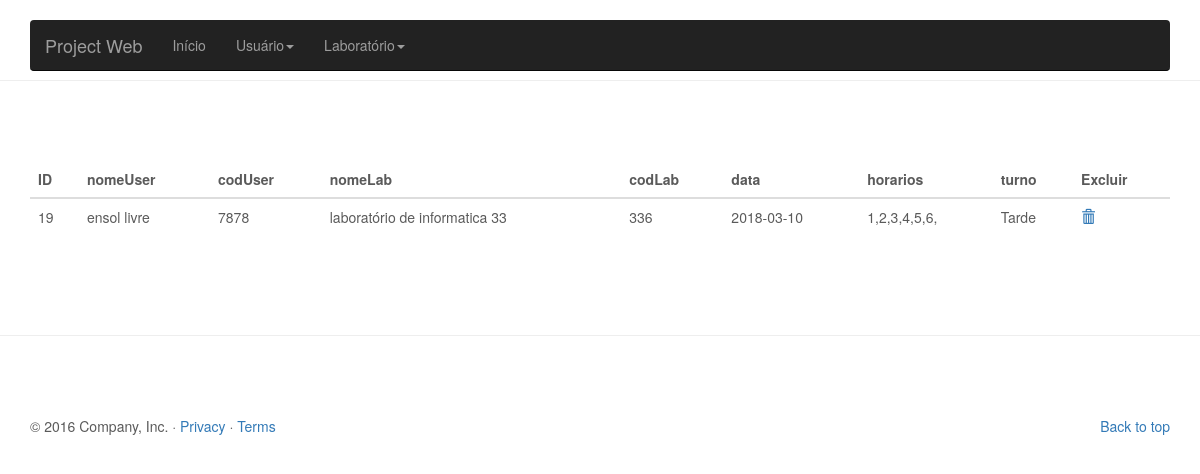
Page /lab/view/listarRes.php on the earlier database version.
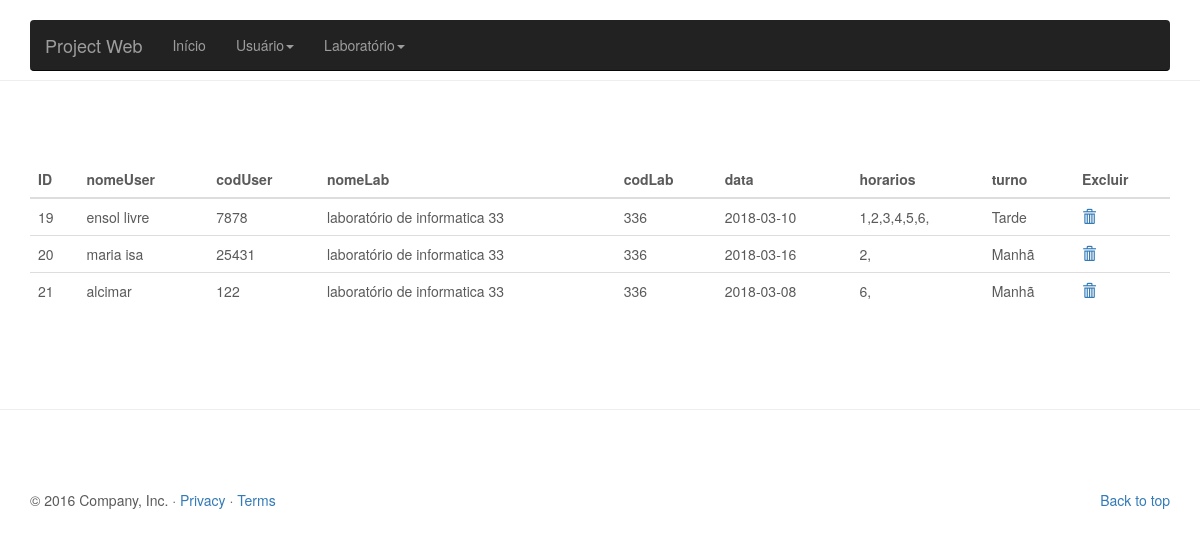
Same page on the later database version.
### tables this page shows
CREATE TABLE `agendados` (
  `id` int(11) NOT NULL,
  `data` varchar(20) DEFAULT NULL,
  `horarios` varchar(100) DEFAULT NULL,
  `codUser` int(11) NOT NULL,
  `codLab` int(11) NOT NULL,
  `turno` varchar(20) NOT NULL,
  `nomeUser` varchar(100) NOT NULL,
  `nomeLab` varchar(100) NOT NULL
);

### lab/view/listarRes.php (the view, shortened to what this page needs)
<?php include '../controller/conexao.php';
    $query = "SELECT * FROM agendados";
$res = mysqli_query($conn, $query);
?>
<!DOCTYPE html>
<html lang="pt-br">
  <head>
    <link href="../css/bootstrap.min.css" rel="stylesheet">
    <link href="../css/carousel.css" rel="stylesheet">
  </head>
  <body>
    <div class="navbar-wrapper">
      <div class="container">
        <nav class="navbar navbar-inverse navbar-static-top">
          <div class="container">
            <div class="navbar-header">
              <a class="navbar-brand" href="inicio.php">Project Web</a>
            </div>
            <div id="navbar" class="navbar-collapse collapse">
              <ul class="nav navbar-nav">
                <li><a href="inicio.php">Início</a></li>
                <li class="dropdown">
                  <a href="inserirUser.php" class="dropdown-toggle" data-toggle="dropdown" role="button" aria-haspopup="true" aria-expanded="false">Usuário<span class="caret"></span></a>
                  <li class="dropdown">
                  <a href="inserirUser.php" class="dropdown-toggle" data-toggle="dropdown" role="button" aria-haspopup="true" aria-expanded="false">Laboratório<span class="caret"></span></a>
                </li>
              </ul>
            </div>
          </div>
        </nav>
      </div>
    </div>
<hr class="featurette-divider">
       <div class="container">
      <table class="table table-hover">
    <thead>
      <tr>
        <th>ID</th>
        <th>nomeUser</th>
        <th>codUser</th>
        <th>nomeLab</th>
        <th>codLab</th>
        <th>data</th>
        <th>horarios</th>
        <th>turno</th>
        <th>Excluir</th>
      </tr>
    </thead>
    <tbody>
      <?php
while($linha = mysqli_fetch_array($res)){
echo "<tr><td>".$linha['id']."</td>";
echo "<td>".$linha['nomeUser']."</td>";
echo "<td>".$linha['codUser']."</td>";
echo "<td>".$linha['nomeLab']."</td>";
echo "<td>".$linha['codLab']."</td>";
echo "<td>".$linha['data']."</td>";
echo "<td>".$linha['horarios']."</td>";
echo "<td>".$linha['turno']."</td>";
echo "<td><a href=\"../controller/controllerRes.php?btn=deletar&id=$linha[id]\"onClick=\"return confirm('Tem certeza que deseja excluir?')\"><span class='glyphicon glyphicon-trash'></span></a></td></tr>";
      }
    ?>
    </tbody>
  </table>
</div>
<hr class="featurette-divider">
    <div class="container marketing">
      <footer>
        <p class="pull-right"><a href="#">Back to top</a></p>
        <p>&copy; 2016 Company, Inc. &middot; <a href="#">Privacy</a> &middot; <a href="#">Terms</a></p>
      </footer>
    </div>
  </body>
</html>

### lab/css/carousel.css (style rules this page uses)
body { padding-bottom: 40px; color: #5a5a5a; }
.navbar-wrapper { position: absolute; top: 0; right: 0; left: 0; z-index: 20; }
.navbar-wrapper > .container { padding-right: 0; padding-left: 0; }
.navbar-wrapper .navbar { padding-right: 15px; padding-left: 15px; }
.navbar-wrapper .navbar .container { width: auto; }
.featurette-divider { margin: 80px 0; }
@media (min-width: 768px) { .navbar-wrapper { margin-top: 20px; } }
@media (min-width: 768px) { .navbar-wrapper .container { padding-right: 15px; padding-left: 15px; } }
@media (min-width: 768px) { .navbar-wrapper .navbar { padding-right: 0; padding-left: 0; } }
@media (min-width: 768px) { .navbar-wrapper .navbar { border-radius: 4px; } }

Differences in the rows shown:
added agendados: id "20", nomeUser "maria isa", codUser "25431", nomeLab "laboratório de informatica 33", codLab "336", data "2018-03-16", horarios "2,", turno "Manhã"
added agendados: id "21", nomeUser "alcimar", codUser "122", nomeLab "laboratório de informatica 33", codLab "336", data "2018-03-08", horarios "6,", turno "Manhã"
